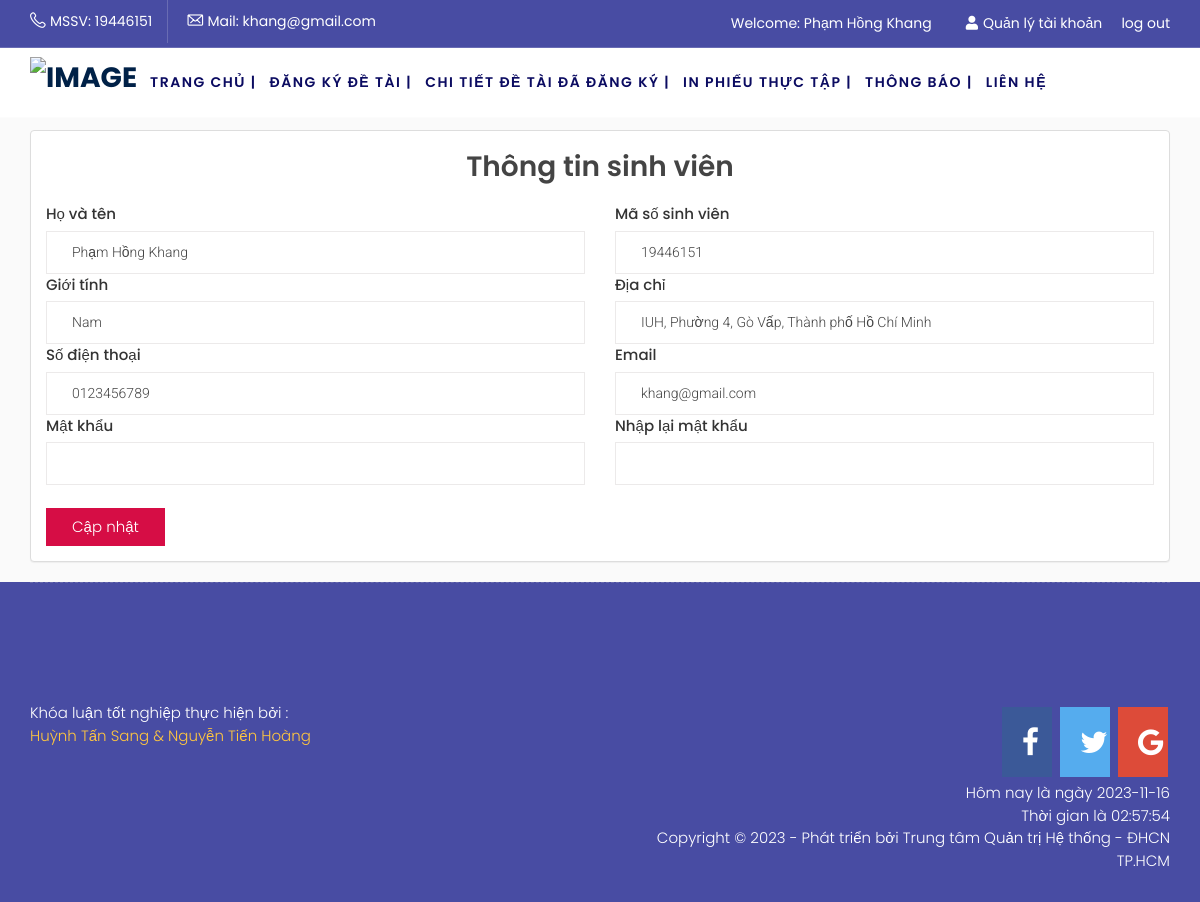
/index.php?option=myaccount (signed in), run on the app's committed database.
### tables this page shows
CREATE TABLE `user` (
  `ID` int(11) NOT NULL,
  `fullname` varchar(255) NOT NULL,
  `username` varchar(225) NOT NULL,
  `password` varchar(64) NOT NULL,
  `email` varchar(255) NOT NULL,
  `gender` varchar(5) DEFAULT NULL,
  `address` text DEFAULT NULL,
  `phone` varchar(20) DEFAULT NULL,
  `img` varchar(100) DEFAULT NULL,
  `access` int(11) NOT NULL,
  `status` int(11) NOT NULL,
  `StudentID` varchar(50) DEFAULT NULL,
  `Department` varchar(50) DEFAULT NULL,
  `Subject` varchar(100) DEFAULT NULL,
  `MSGVMSGV` varchar(100) DEFAULT NULL
);

### system/load.php (called while the page is built, shortened)
<?php
function loadComponent($page=true)
{
	$pathView='views/';
	if($page==true)
	{
		$pathView.='pages/';
		if(isset($_REQUEST['option']))
		{
			$pathView.=$_REQUEST['option'];
			if($_REQUEST['option']=='cart')
			{
				if(isset($_REQUEST['cat']))
				{
					$pathView.='-'.$_REQUEST['cat'].'.php';
				}
				else
				{
					$pathView.='.php';
				}
			}
			else
			{
				if(isset($_REQUEST['id']))
				{
					$pathView.='-detail.php';
				}
				else
				{
					if(isset($_REQUEST['cat']))
					{
						$pathView.='-category.php';
					}
					else
					{
						$pathView.='.php';
					}
				}
			}
		}
		else
		{
			$pathView.='home.php';
		}
	}
	require_once($pathView);
}
?>

### index.php (called while the page is built, shortened)
<?php
require_once('system/Database.php');
require_once('system/load.php');
loadComponent();
 ?>

### system/Database.php (called while the page is built, shortened)
<?php
 class Database extends config
 {
 	function __construct()
 	{
 		$this->conn = mysqli_connect($this->DB_SERVER,$this->DB_USERNAME,$this->DB_PASSWORD,$this->DB_NAME);
 		mysqli_set_charset($this->conn,"utf8");
 	}
 	function QueryOne($sql)
 	{
 		$result=mysqli_query($this->conn,$sql);
 		$row=mysqli_fetch_assoc($result);
 		return $row;
 	}
 	function QueryAll($sql)
 	{
 		$result=mysqli_query($this->conn, $sql);
 		$a=array();
 		while($row=mysqli_fetch_assoc($result))
 		{
 			$a[]=$row;
 		}
 		return $a;
 	}
 }
  ?>

### models/U_registertopic.php (called while the page is built, shortened)
<?php
class u_registertopic extends Database
{
	function __construct()
	{
		$this->table = $this->TableName('registertopic');
	}
	function registertopic_list_u($page=true)
	{
		if($page==true)
		{
			$sql="SELECT * FROM $this->table
			WHERE status!='0'
			";
		}
		else
		{
			$sql="SELECT * FROM $this->table
			WHERE status='0'
			";
		}
		return $this->QueryAll($sql);
	}
}
?>

### models/User.php (called while the page is built, shortened)
<?php
class User extends Database
{
	function __construct()
	{
		$this->table = $this->tablename('user');
	}
function list_user_cuss($id)
	{
		$sql="SELECT * FROM $this->table WHERE status='1' AND access='6' AND ID = '$id'";
		return $this->QueryOne($sql);
	}
}

### views/pages/myaccount.php (the view, shortened to what this page needs)
<?php
require_once('views/header.php');
require_once ('system/load.php');
require_once ('system/Database.php');
$id = $_SESSION['customer_id'];
$user = loadModel('user');
$row= $user->list_user_cuss($id);
$category = loadModel('u_registertopic');
$customerId = $_SESSION['customer_id'];
$list=$category->registertopic_list_u($customerId);
?>
<div class="checkout-area pb-80 pt-100">
	<div class="container">
		<div class="row">
			<div class="ml-auto mr-auto col-lg-12" style="margin-top:50px;">
				<div class="checkout-wrapper">
					<div id="faq" class="panel-group">
						<div class="panel panel-default single-my-account">
							<div id="my-account-1">
								<div class="panel-body">
									<form name='form' action="index.php?option=myaccount&cat=myaccount-detail" method="POST" enctype="multipart/form-data">
										<div class="myaccount-info-wrapper">
											<div class="account-info-wrapper">
												<h2 style="text-align:center;">Thông tin sinh viên</h2>
											</div>
											<div class="row">
												<div class="col-lg-6 col-md-6">
													<div class="billing-info">
														<label>Họ và tên</label>
														<input type="text" name="fullname" value="<?php echo $row['fullname'] ?>">
													</div>
												</div>
												<div class="col-lg-6 col-md-6">
													<div class="billing-info">
														<label>Mã số sinh viên</label>
														<input type="text" value="<?php echo $row['username'] ?>" disabled>
													</div>
												</div>
												<div class="col-lg-6 col-md-6">
													<div class="billing-info">
														<label>Giới tính</label>
														<input type="text" name="gender" value="<?php echo $row['gender'] ?>" required>
													</div>
												</div>
												<div class="col-lg-6 col-md-6">
													<div class="billing-info">
														<label>Địa chỉ </label>
														<input type="text" name="address" value="<?php echo $row['address'] ?>" required>
													</div>
												</div>
												<div class="col-lg-6 col-md-6">
													<div class="billing-info">
														<label>Số điện thoại</label>
														<input type="text" name="phone" value="<?php echo $row['phone'] ?>" required>
													</div>
												</div>
												<div class="col-lg-6 col-md-6">
													<div class="billing-info">
														<label>Email</label>
														<input type="email" name="email" value="<?php echo $row['email'] ?>" required>
													</div>
												</div>
												<div class="col-lg-6 col-md-6">
													<div class="billing-info">
														<label>Mật khẩu</label>
														<input type="password" name="password" required>
													</div>
												</div>
												<div class="col-lg-6 col-md-6">
													<div class="billing-info">
														<label>Nhập lại mật khẩu</label>
														<input type="password" name="password1" required>
													</div>
												</div>
											</div>
											<div class="billing-back-btn">
												<div class="billing-btn">
													<button class="btn-blue btn-red btn-style-1 " name="CAPNHAT" type="submit">Cập nhật</button>
												</div>
											</div>
										</div>
									</form>
								</div>
							</div>
						</div>
					</div>
				</div>
			</div>
		</div>
	</div>
</div>
<?php require_once('views/footer.php');  ?>

### public/Client/css/flight.css (style rules this page uses)
* { margin: 0; padding: 0; border: 0; outline: 0; font-size: 100%; background: transparent; box-sizing: border-box; }
* { margin: 0; padding: 0; }
body { margin: 0; padding: 0; font-size: 15px; background:#fff; font-family: 'Poppins', sans-serif; line-height: 1.5; color: #333; font-weight: 300; }
h1,h2,h3,h4,h5,h6 { font-weight: 600; margin-bottom: 15px; color: #444444; margin-top: 0; line-height: 1.5; font-family: 'Poppins', sans-serif; }
h2 { font-size: 28px; }
input[type=text], input[type=email], input[type=number], input[type=search], input[type=password], input[type=tel], input[type=date], textarea, select, .form-control { font-size: 14px; font-family: 'Roboto', sans-serif; font-weight: 300; background-color: #fff; border: 1px solid #eceaea; border-radius:0px; padding: 10px 25px; width: 100%; color: #444444; height: auto; margin-bottom: 0px; box-shadow: none; }
label { font-weight: 500; margin-bottom: 5px; }
.btn-blue { border: 1px solid #005294; padding: 7px 25px; display: inline-block; background: #005294; color: #fff; transition: all ease-in-out 0.3s; cursor: pointer; }
.btn-red { background: #D60D45; border-color: #D60D45; }

### data on the page
user: fullname "Phạm Hồng Khang", username "19446151", gender "Nam", address "IUH, Phường 4, Gò Vấp, Thành phố Hồ Chí Minh", phone "0123456789", email "khang@gmail.com"

### other printed values
$_SESSION['customer_username'] "19446151"
$_SESSION['customer_email'] "khang@gmail.com"
$_SESSION['customer_fullname'] "Phạm Hồng Khang"
